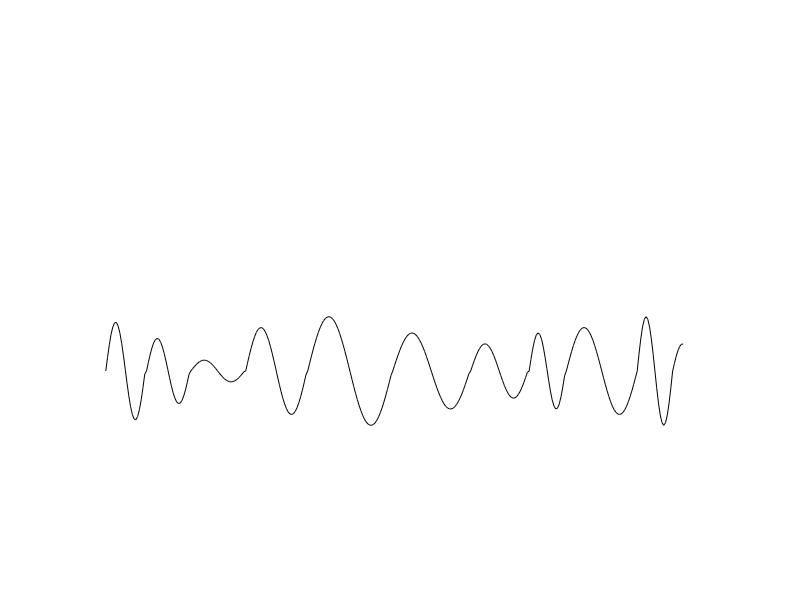
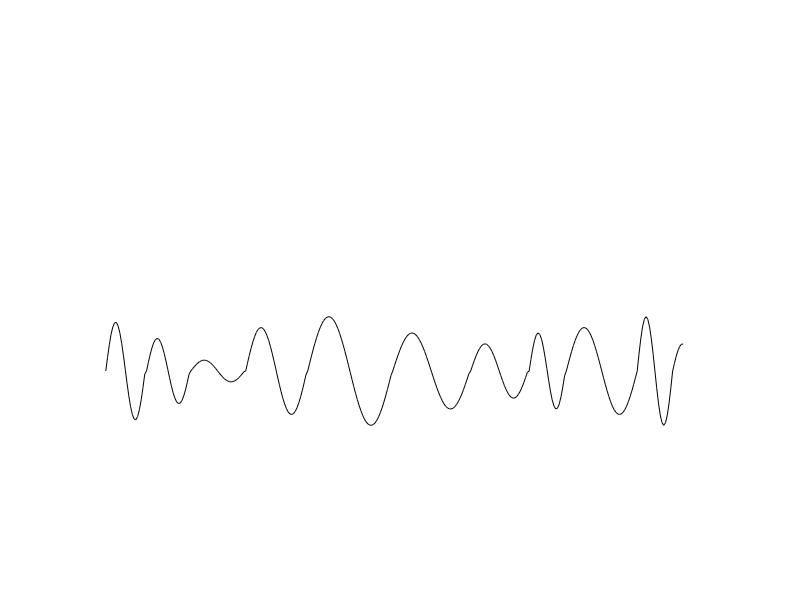
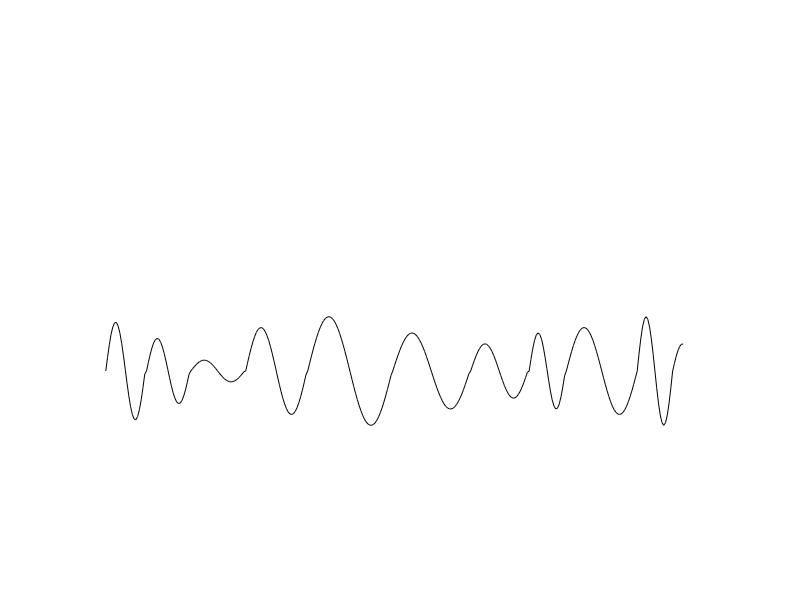
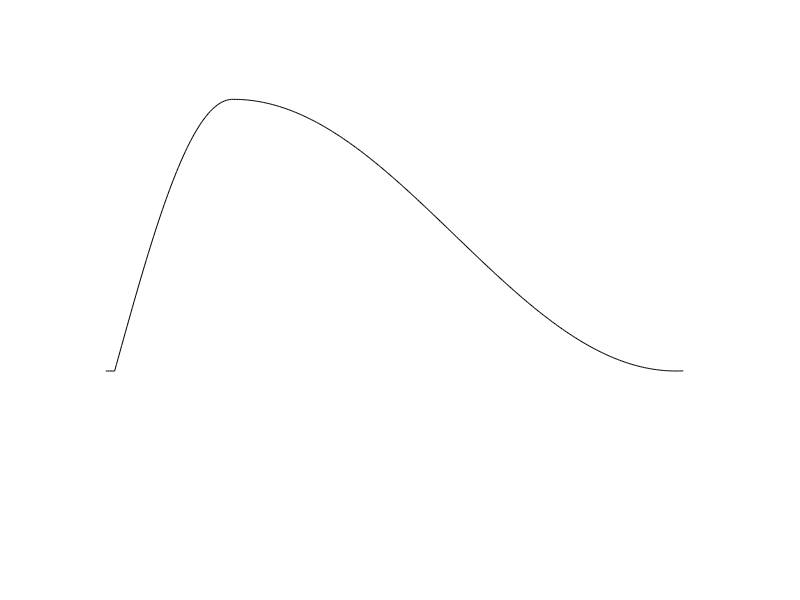

Source code (MATLAB) for these figures, in order:
%%% Generation of random sine signal 

%range of possibles frequencies
FrequenciesRandon = [20:1:50];
AmplitudesRandon = [0.1:0.1:1];
%number of randon frequencies ??
nf = 12;

EndSignal=[];

for j = 1 : nf
    f=randsample(FrequenciesRandon,1); % get the randon frequencie
    a = randsample(AmplitudesRandon,1);
    Fs = 1000;                     % Sampling Frequency
    t  = [ 0 : 1 : ceil(Fs/f)];           % Time Samples
    data = sin(2*pi*f/Fs*t)'*a;        % Generate Sine Wave
    EndSignal= [data(1:end-1);EndSignal];    
end
figure;
plot(EndSignal, '-k')

%%

EvSignal = zeros(5,1);
Fs = 1000;
f = 15;
a = 5;
t  = [ 0 : 1 : ceil(Fs/f)]*0.25;           % Time Samples
data = sin(2*pi*f/Fs*t)'*a;        % Generate Sine Wave
EvSignal= [EvSignal;data(1:end-1)];    

f = 2;
a = 2.5;
t  = [ 0 : 1 : ceil(Fs/f)];           % Time Samples
t = t(ceil(end/4):1:ceil(end*3/4)+5);
data = sin(2*pi*f/Fs*t)'*a+a;        % Generate Sine Wave
EvSignal= [EvSignal;data(1:end-1)];    

figure;
plot(EvSignal, '-k')
l = numel(EvSignal);
%%
savePath = '/data/oidata/Ruxandra/Open Ephys/Open_Ephys_Data_Analysis/figs/IGSN SFB paper/';
saveFigs = 1;
yl = [-3,6];
EndSignal = EndSignal(1:l);
FinalSignal1 = EndSignal + EvSignal;
FinalSignal2 = EndSignal*3 + EvSignal/2;



figure;
plot(EndSignal, '-k')
ylim(yl)
box off
set(gca,'visible','off')
if saveFigs == true    
    savefig(strcat(savePath, '1.fig'));
    saveas(gcf, strcat(savePath, '1.png'));
    saveas(gcf, strcat(savePath, '1'), 'epsc');
end

figure;
plot(EvSignal, '-k')
ylim(yl)
box off
set(gca,'visible','off')
if saveFigs == true    
    savefig(strcat(savePath, '2.fig'));
    saveas(gcf, strcat(savePath, '2.png'));
    saveas(gcf, strcat(savePath, '2'), 'epsc');
end

figure;
plot(EndSignal*3, '-b')
ylim(yl)
box off
set(gca,'visible','off')
if saveFigs == true    
    savefig(strcat(savePath, '3.fig'));
    saveas(gcf, strcat(savePath, '3.png'));
    saveas(gcf, strcat(savePath, '3'), 'epsc');
end

figure;
plot(EvSignal/2, '-b')
ylim(yl)
box off
set(gca,'visible','off')
if saveFigs == true    
    savefig(strcat(savePath, '4.fig'));
    saveas(gcf, strcat(savePath, '4.png'));
    saveas(gcf, strcat(savePath, '4'), 'epsc');
end
figure;
plot(FinalSignal1, '-k')
ylim(yl)
box off
set(gca,'visible','off')
if saveFigs == true    
    savefig(strcat(savePath, '5.fig'));
    saveas(gcf, strcat(savePath, '5.png'));
    saveas(gcf, strcat(savePath, '5'), 'epsc');
end

figure;
plot(FinalSignal2, '-b')
ylim(yl)
box off
set(gca,'visible','off')
if saveFigs == true    
    savefig(strcat(savePath, '6.fig'));
    saveas(gcf, strcat(savePath, '6.png'));
    saveas(gcf, strcat(savePath, '6'), 'epsc');
end